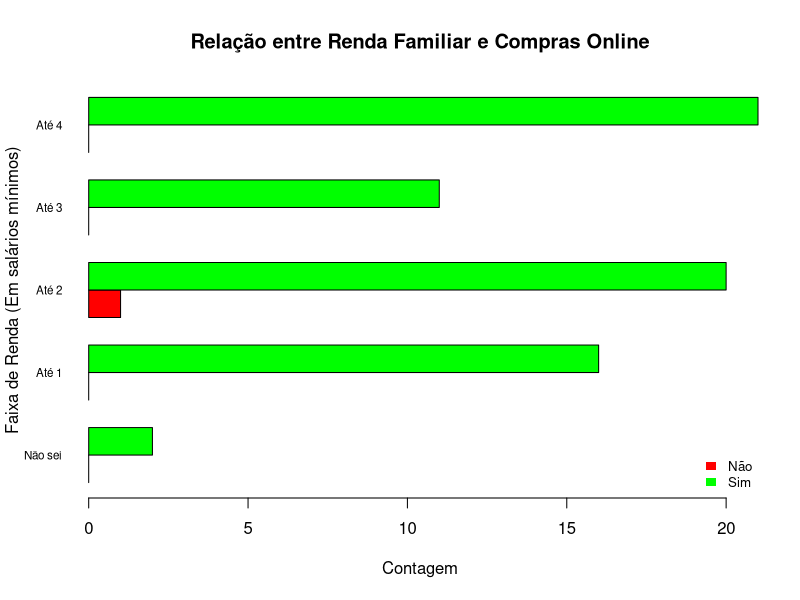

The R source for this figure:
library(readxl)

# Carregar a planilha especificando a planilha "Microdados Num"
planilha <- read_excel("database_numerica.xlsx", sheet = "Microdados Num")

# Acesse as colunas "REND_SAL_MIN" e "COMPRAS_ON" no objeto de dados
renda_sal_min <- planilha$RENDA_SAL_MIN
compras_on <- planilha$COMPRAS_ON

# Criar um novo dataframe com as colunas "REND_SAL_MIN" e "COMPRAS_ON"
relacao_renda_compras <- data.frame(REND_SAL_MIN = factor(renda_sal_min, levels = 0:4, labels = c("Não sei", "Até 1", "Até 2", "Até 3", "Até 4")),
                                    COMPRAS_ON = factor(compras_on, levels = 1:2, labels = c("Não", "Sim")))

# Contar a frequência de cada combinação de faixa de renda e compras online
contagem <- table(relacao_renda_compras)

# Definir as cores para cada resposta de compras online
cores_compras <- c("red", "green")

# Criar o gráfico de barras horizontais invertido
grafico <- barplot(t(contagem), horiz = TRUE, beside = TRUE,
                   ylab = "Faixa de Renda (Em salários mínimos)", xlab = "Contagem",
                   main = "Relação entre Renda Familiar e Compras Online",
                   col = cores_compras, las = 1, cex.names = 0.7)

# Criar a legenda com as cores e respostas de compras online correspondentes
legend("bottomright", legend = levels(relacao_renda_compras$COMPRAS_ON), fill = cores_compras, border = NA, bty = "n", text.col = "black", cex = 0.8)
